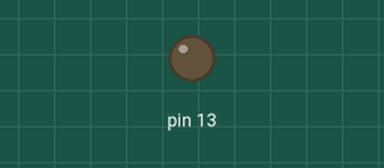
Bench run of a sketch on a simulated Arduino Uno, built with avr-gcc and run on an emulated ATmega328P. On the bench: output pins drawn as LEDs (lit = HIGH).

Above: at 1.7 s.
At 34.0 s:
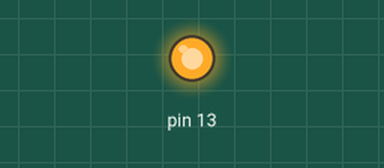
Timing chart, 0 to 38.4 s (numbered marks = the images above):
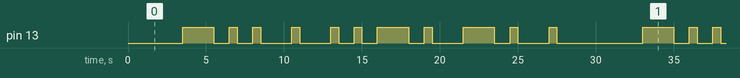

Measured:
- by itself, pin 13: moves between LOW and HIGH, repeating every 29.5 s
- by itself, everything shown: repeats every 29.5 s, in 22 steps

The sketch:

Mors_DEFNE.ino
```cpp
void setup() {
pinMode(13,OUTPUT);

}

void loop() {
delay(3500);

digitalWrite(13,HIGH);
delay(2000);
digitalWrite(13,LOW);
delay(1000);
//Uzun yanış örneği//
digitalWrite(13,HIGH);
delay(500);
digitalWrite(13,LOW);
delay(1000);
//kısa yanış örneği//
digitalWrite(13,HIGH);
delay(500);
digitalWrite(13,LOW);
delay(2000);
//D//
digitalWrite(13,HIGH);
delay(500);
digitalWrite(13,LOW);
delay(2000);
//E//
digitalWrite(13,HIGH);
delay(500);
digitalWrite(13,LOW);
delay(1000);
digitalWrite(13,HIGH);
delay(500);
digitalWrite(13,LOW);
delay(1000);
digitalWrite(13,HIGH);
delay(2000);
digitalWrite(13,LOW);
delay(1000);
digitalWrite(13,HIGH);
delay(500);
digitalWrite(13,LOW);
delay(2000);
//F//
digitalWrite(13,HIGH);
delay(2000);
digitalWrite(13,LOW);
delay(1000);
digitalWrite(13,HIGH);
delay(500);
digitalWrite(13,LOW);
delay(2000);
//N//
digitalWrite(13,HIGH);
delay(500);
digitalWrite(13,LOW);
delay(2000);
//E//

}
```
